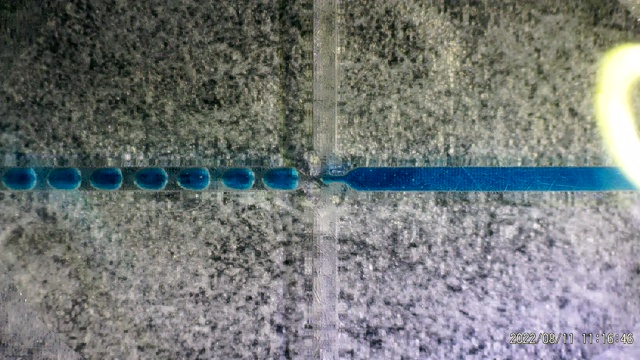
#> input picture coefficient/sample.jpg, 640 x 360 px
$ python chanel_size.py
#> lines starting #> are read from the running program, lines starting #| are printed output that depends on the picture; long printed decimals are rounded
import cv2
from PIL import Image


def toFixed(numObj, digits=0):
    return f"{numObj:.{digits}f}"
# Read the original image
#Path to original image, which you using for calculate coefficient
img = cv2.imread('sample.jpg')
#> img is the input picture: shape (360, 640, 3); mean B, G, R 120.2, 121.4, 117

# Display original image

# cv2.imshow('Original', img)

# cv2.waitKey(0)

# Convert to graycsale

hsv = cv2.cvtColor(img, cv2.COLOR_BGR2HSV)
#> hsv: shape (360, 640, 3); mean H, S, V 70.9, 40.7, 128
hsv[:, :, 2] = 255
#> hsv: shape (360, 640, 3); mean H, S, V 70.9, 40.7, 255
img = cv2.cvtColor(hsv, cv2.COLOR_HSV2BGR)
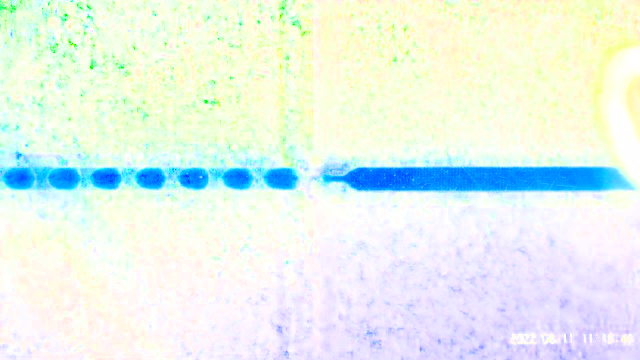
#> img: shape (360, 640, 3); mean B, G, R 235.9, 242.9, 229.5
cv2.imshow('Canny Edge Detection', img)
cv2.imwrite('white.png', img)
cv2.waitKey(0)
img_gray = cv2.cvtColor(img, cv2.COLOR_BGR2GRAY)
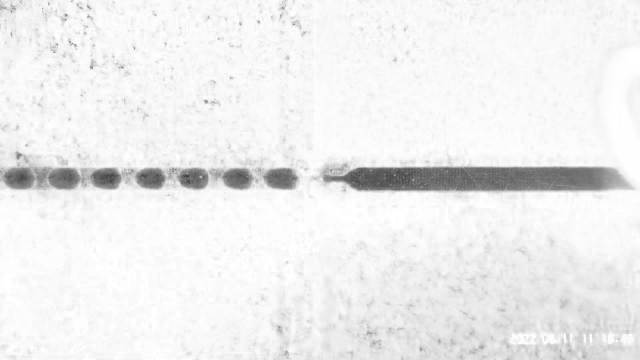
#> img_gray: shape (360, 640); min 64, max 255, mean 238.1

# Blur the image for better edge detection

img_blur = cv2.GaussianBlur(img_gray, (3, 3), 0)

# Canny Edge Detection

edges = cv2.Canny(image=img_blur, threshold1=100, threshold2=200)  # Canny Edge Detection
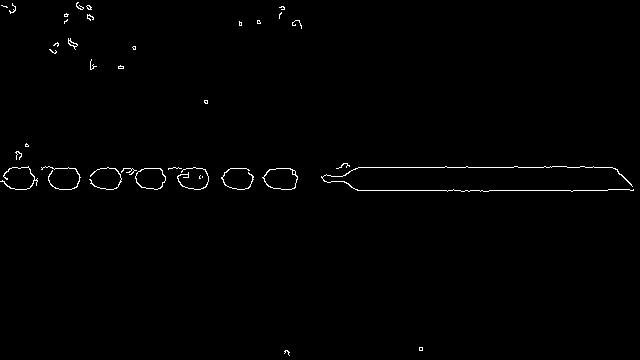
#> edges: shape (360, 640); 0.8% white in thin lines or dots

# Display Canny Edge Detection Image
im = Image.fromarray(edges)

im = im.convert('HSV')
#> im: PIL image 640x360 HSV; mean H, S, V 0, 0, 2
pix = im.load()
buffer = []
isStart = True
counter = 1
buffer = 0
summ = 0
lines = 5
coeff = 500

#Resolution video or image, which you going send to detection
target_height = 1080

mult = target_height / im.size[1]
#> mult = 3

for i in range(int(im.size[0] / 4 * 3), im.size[0]):
    for j in range(0, im.size[1]):
        color = pix[i, j]
        if color[2] > 100 and counter <=lines:
            pix[i, j] = (0, 255, 255)
            k = j+1
            buffer+=1
            while pix[i,k][2] < 100:

                color1 = (0, 255, 255)
                pix[i,k] = color1
                buffer+=1
                k+=1
            pix[i,k] = (0, 255, 255)
            buffer+= 1
            summ += buffer * mult
            buffer = 0
            counter +=1
            break
#> after the loop, counter = 6; summ = 369

summ = summ / lines
#> summ = 73.8
pix_size = coeff / summ
#> pix_size = 6.78
print(pix_size)
#| 6.775
pix_size = pix_size / 1000
#> pix_size = 0.00678
print(pix_size)
#| 0.006775
print(toFixed(pix_size, 2))
#| 0.01

with open('coef.txt', 'w') as f:
    f.write(toFixed(pix_size, 6))


im.show()
im = im.convert("RGBA")
#> im: PIL image 640x360 RGBA
im.save("kenny.png")
#cv2.imshow('Canny Edge Detection', edges)

cv2.waitKey(0)

cv2.destroyAllWindows()
